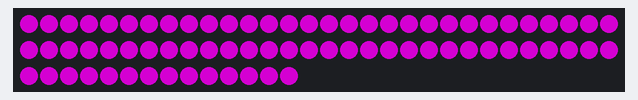
A sketch run on a simulated Arduino Uno, built with avr-gcc and run on an emulated ATmega328P. Parts: 74 RGB LEDs in strip order, left to right, continuing on the next row. Dim RGB values are drawn brighter than linear.

Above: at 0.16 s.
At 6.96 s:
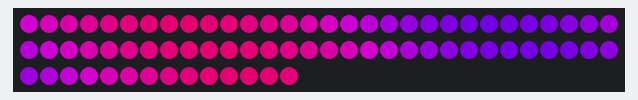
At 19.01 s:
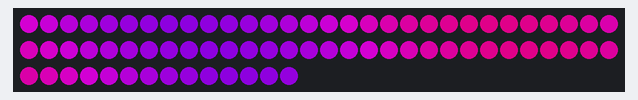
At 28.89 s:
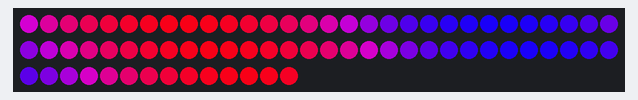
At 39.71 s:
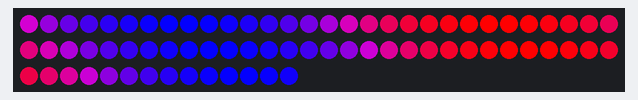

The sketch:

06_Lerp_phase_shift.ino
```cpp
#include<FastLED.h>

#define LED_AMOUNT        74
#define DATA_PIN          6
#define GLOBAL_BRIGHTNESS 255

CRGB leds[LED_AMOUNT];

float animation = 0;

void setup() {
  FastLED.addLeds<NEOPIXEL, DATA_PIN>(leds, LED_AMOUNT);
  FastLED.setBrightness(GLOBAL_BRIGHTNESS);
}

void loop() {

  for(int i=0; i<LED_AMOUNT; ++i){

    float interpolation = sin(i * 0.2);
    interpolation *= 127;

    float phase = sin(animation*1.5);

    interpolation *= phase;
    interpolation += 127;

    CRGB c1 = CRGB(255, 0,0);
    CRGB c2 = CRGB(0,0,255);

    leds[i].r = lerp8by8(c1.r, c2.r, interpolation);
    leds[i].g = lerp8by8(c1.g, c2.g, interpolation);
    leds[i].b = lerp8by8(c1.b, c2.b, interpolation);
  }

  FastLED.show();

  animation += 0.1;
}
```
